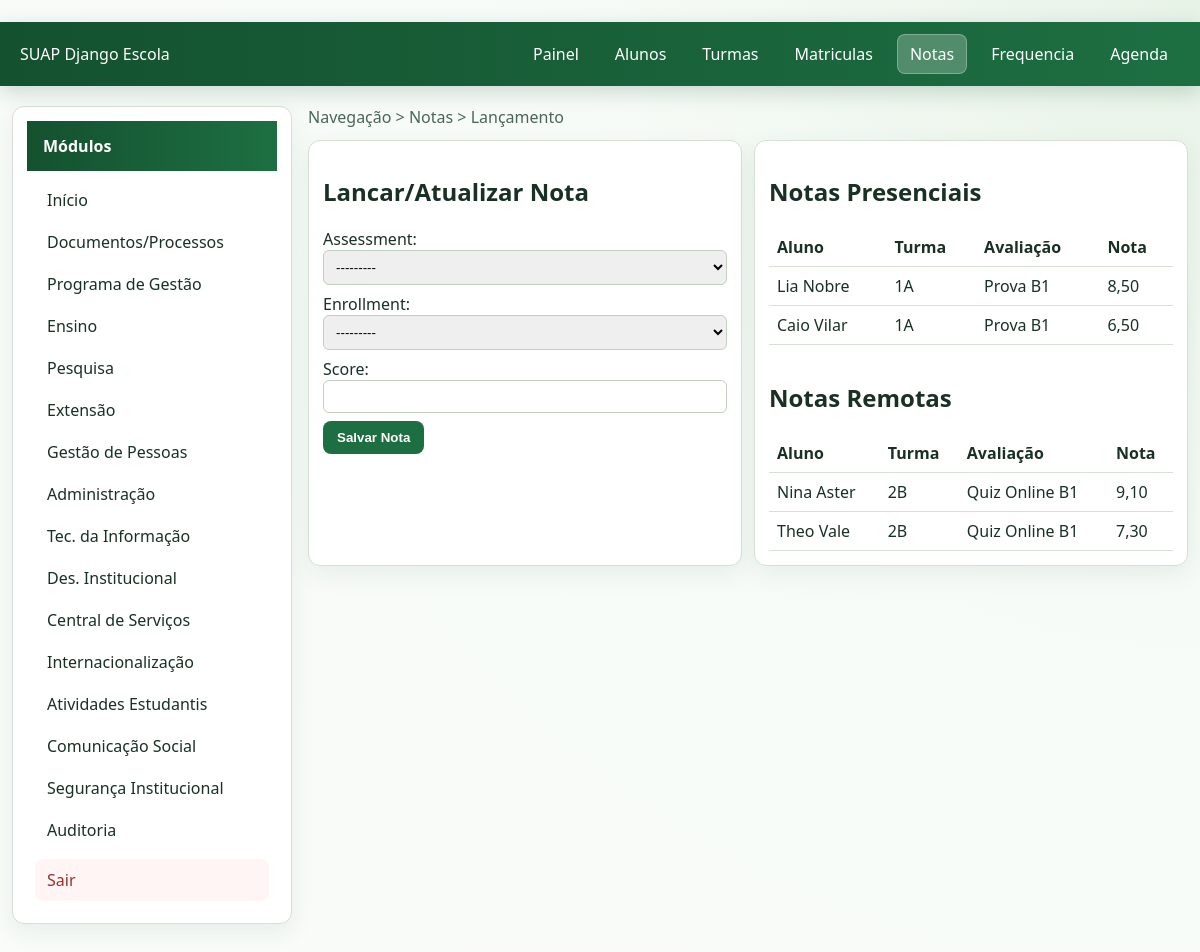
Screenshot of /notas/ with the database file from the repository.
### core/models.py (models this page shows, shortened)
class Grade(models.Model):
    assessment = models.ForeignKey(Assessment, on_delete=models.CASCADE, related_name='grades')
    enrollment = models.ForeignKey(Enrollment, on_delete=models.CASCADE, related_name='grades')
    score = models.DecimalField(max_digits=5, decimal_places=2)
    class Meta:
        ordering = ['assessment__assessment_date']
        constraints = [
            models.UniqueConstraint(fields=['assessment', 'enrollment'], name='unique_grade_by_assessment_enrollment'),
        ]

class Enrollment(models.Model):
    ACTIVE = 'active'
    TRANSFERRED = 'transferred'
    COMPLETED = 'completed'
    STATUS_CHOICES = [
        (ACTIVE, 'Ativa'),
        (TRANSFERRED, 'Transferida'),
        (COMPLETED, 'Concluida'),
    ]
    student = models.ForeignKey(Student, on_delete=models.CASCADE, related_name='enrollments')
    school_class = models.ForeignKey(SchoolClass, on_delete=models.PROTECT, related_name='enrollments')
    status = models.CharField(max_length=12, choices=STATUS_CHOICES, default=ACTIVE)
    enrollment_date = models.DateField(auto_now_add=True)
    class Meta:
        ordering = ['-enrollment_date']
        constraints = [
            models.UniqueConstraint(fields=['student', 'school_class'], name='unique_student_enrollment_class'),
        ]
    def __str__(self):
        return f'{self.student.full_name} - {self.school_class}'

class Student(models.Model):
    ACTIVE = 'active'
    ATTENTION = 'attention'
    INACTIVE = 'inactive'
    IN_PERSON = 'in_person'
    REMOTE = 'remote'
    STATUS_CHOICES = [
        (ACTIVE, 'Ativo'),
        (ATTENTION, 'Atencao'),
        (INACTIVE, 'Inativo'),
    ]
    LEARNING_MODE_CHOICES = [
        (IN_PERSON, 'Presencial'),
        (REMOTE, 'Remoto'),
    ]
    full_name = models.CharField(max_length=180)
    registration = models.CharField(max_length=20, unique=True)
    birth_date = models.DateField()
    guardian_name = models.CharField(max_length=180)
    guardian_phone = models.CharField(max_length=30)
    learning_mode = models.CharField(max_length=12, choices=LEARNING_MODE_CHOICES, default=IN_PERSON)
    abstract_course = models.CharField(max_length=120, default='Trilha Geral')
    status = models.CharField(max_length=10, choices=STATUS_CHOICES, default=ACTIVE)
    created_at = models.DateTimeField(auto_now_add=True)
    class Meta:
        ordering = ['full_name']

class Assessment(models.Model):
    class_subject = models.ForeignKey(ClassSubject, on_delete=models.CASCADE, related_name='assessments')
    title = models.CharField(max_length=120)
    max_score = models.DecimalField(max_digits=5, decimal_places=2, default=10)
    assessment_date = models.DateField()
    class Meta:
        ordering = ['-assessment_date', 'title']
    def __str__(self):
        return f'{self.title} ({self.class_subject})'

class ClassSubject(models.Model):
    school_class = models.ForeignKey(SchoolClass, on_delete=models.CASCADE, related_name='subjects')
    subject = models.ForeignKey(Subject, on_delete=models.CASCADE)
    teacher = models.ForeignKey(Teacher, on_delete=models.PROTECT)
    class Meta:
        ordering = ['school_class__name', 'subject__name']
        constraints = [
            models.UniqueConstraint(fields=['school_class', 'subject'], name='unique_subject_per_class'),
        ]
    def __str__(self):
        return f'{self.school_class} - {self.subject.name}'

class SchoolClass(models.Model):
    MORNING = 'morning'
    AFTERNOON = 'afternoon'
    NIGHT = 'night'
    IN_PERSON = 'in_person'
    REMOTE = 'remote'
    SHIFT_CHOICES = [
        (MORNING, 'Manha'),
        (AFTERNOON, 'Tarde'),
        (NIGHT, 'Noite'),
    ]
    LEARNING_MODE_CHOICES = [
        (IN_PERSON, 'Presencial'),
        (REMOTE, 'Remota'),
    ]
    name = models.CharField(max_length=30)
    year = models.PositiveIntegerField()
    shift = models.CharField(max_length=10, choices=SHIFT_CHOICES)
    learning_mode = models.CharField(max_length=12, choices=LEARNING_MODE_CHOICES, default=IN_PERSON)
    coordinator = models.ForeignKey(Teacher, on_delete=models.SET_NULL, null=True, blank=True)
    class Meta:
        ordering = ['-year', 'name']
        constraints = [
            models.UniqueConstraint(fields=['name', 'year', 'shift'], name='unique_class_by_year_shift'),
        ]
    def __str__(self):
        return f'{self.name} - {self.year} ({self.get_shift_display()})'

### core/views.py (the view, shortened to what this page needs)
# urls.py: path('notas/', grades_page, name='grades_page'),
def grades_page(request):
    seed_school_data()
    form = GradeForm(request.POST or None)
    grades = Grade.objects.select_related(
        'assessment__class_subject__school_class',
        'assessment__class_subject__subject',
        'enrollment__student',
    ).order_by('-assessment__assessment_date')
    return render(
        request,
        'grades.html',
        {
            'form': form,
            'in_person_grades': grades.filter(
                assessment__class_subject__school_class__learning_mode=SchoolClass.IN_PERSON
            )[:30],
            'remote_grades': grades.filter(
                assessment__class_subject__school_class__learning_mode=SchoolClass.REMOTE
            )[:30],
        },
    )

### core/forms.py (shortened to what this page needs)
class GradeForm(forms.ModelForm):
    class Meta:
        model = Grade
        fields = ['assessment', 'enrollment', 'score']

### templates/grades.html (shortened to what this page needs)
﻿{% extends "base.html" %}
{% block content %}
<section class="breadcrumb">Navegação > Notas > Lançamento</section>
<section class="grid two">
  <article class="card section-box">
    <h2>Lancar/Atualizar Nota</h2>
    <form method="post" class="form-grid">
      {{ form.as_p }}
      <button class="btn btn-primary" type="submit">Salvar Nota</button>
    </form>
  </article>
  <article class="card section-box">
    <h2>Notas Presenciais</h2>
    <table>
      <thead><tr><th>Aluno</th><th>Turma</th><th>Avaliação</th><th>Nota</th></tr></thead>
      <tbody>
        {% for item in in_person_grades %}
        <tr>
          <td>{{ item.enrollment.student.full_name }}</td>
          <td>{{ item.assessment.class_subject.school_class.name }}</td>
          <td>{{ item.assessment.title }}</td>
          <td>{{ item.score }}</td>
        </tr>
        {% empty %}
        <tr><td colspan="4">Sem notas presenciais registradas.</td></tr>
        {% endfor %}
      </tbody>
    </table>
    <div class="table-spacer"></div>
    <h2>Notas Remotas</h2>
    <table>
      <thead><tr><th>Aluno</th><th>Turma</th><th>Avaliação</th><th>Nota</th></tr></thead>
      <tbody>
        {% for item in remote_grades %}
        <tr>
          <td>{{ item.enrollment.student.full_name }}</td>
          <td>{{ item.assessment.class_subject.school_class.name }}</td>
          <td>{{ item.assessment.title }}</td>
          <td>{{ item.score }}</td>
        </tr>
        {% empty %}
        <tr><td colspan="4">Sem notas remotas registradas.</td></tr>
        {% endfor %}
      </tbody>
    </table>
  </article>
</section>
{% endblock %}

### static/css/suap.css (style rules this page uses)
* { box-sizing: border-box; }
body { margin: 0; font-family: "Segoe UI", Arial, sans-serif; color: var(--text); background: radial-gradient(circle at top right, #e8f3e8, #f7fbf7 40%, #f9fcf9 100%); }
.breadcrumb { margin-bottom: 12px; color: #496554; }
.grid { display: grid; gap: 12px; margin-bottom: 12px; }
.grid.two { grid-template-columns: repeat(auto-fit, minmax(320px, 1fr)); }
.card { background: white; border: 1px solid var(--suap-border); border-radius: 12px; padding: 14px; box-shadow: 0 8px 24px rgba(20, 81, 47, 0.08); transition: transform 220ms ease, box-shadow 220ms ease; }
.section-box { min-height: 130px; }
.btn { border: none; border-radius: 8px; padding: 9px 14px; font-weight: 600; cursor: pointer; transition: transform 170ms ease, box-shadow 170ms ease, filter 170ms ease; }
.btn-primary { background: var(--suap-primary); color: white; }
table { width: 100%; border-collapse: collapse; }
th, td { border-bottom: 1px solid var(--suap-border); text-align: left; padding: 8px; }
.form-grid p { margin: 0 0 8px; }
.form-grid input, .form-grid select, .form-grid textarea { width: 100%; border: 1px solid #bfd1c0; border-radius: 6px; padding: 8px; }
.btn { text-decoration: none; display: inline-block; }
.table-spacer { height: 16px; }

### rows the page displays
Grade: enrollment.student.full_name "Lia Nobre", assessment.class_subject.school_class.name "1A", assessment "Prova B1", score "8,50"
Grade: enrollment.student.full_name "Caio Vilar", assessment.class_subject.school_class.name "1A", assessment "Prova B1", score "6,50"
Grade: enrollment.student.full_name "Nina Aster", assessment.class_subject.school_class.name "2B", assessment "Quiz Online B1", score "9,10"
Grade: enrollment.student.full_name "Theo Vale", assessment.class_subject.school_class.name "2B", assessment "Quiz Online B1", score "7,30"
